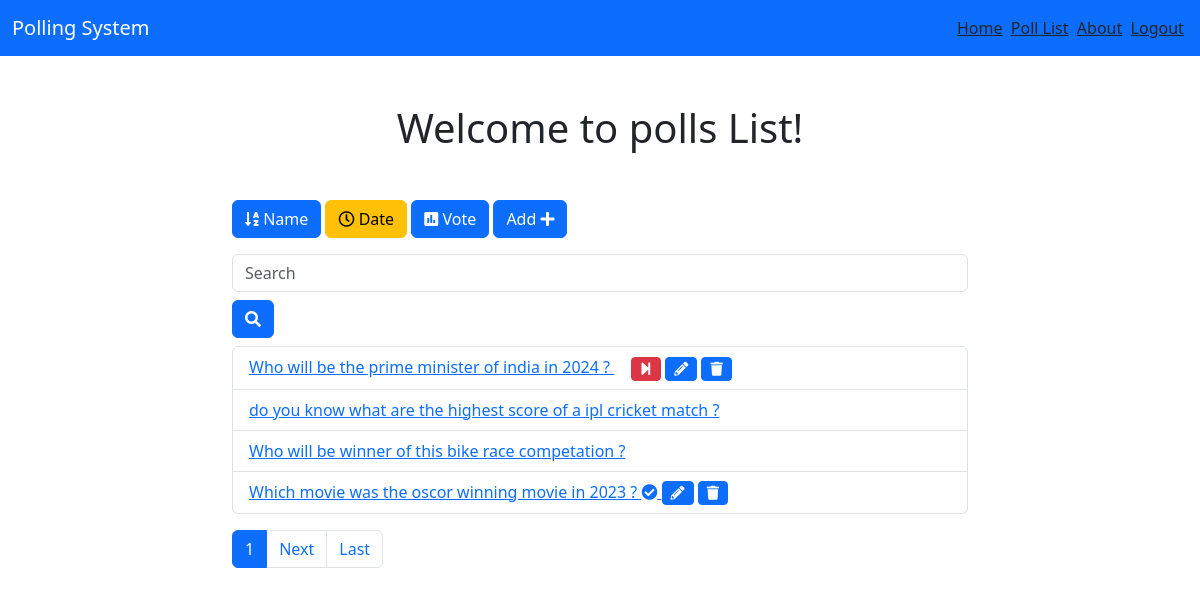
The app's page /polls/poll-list/?date=True (signed in), older data.
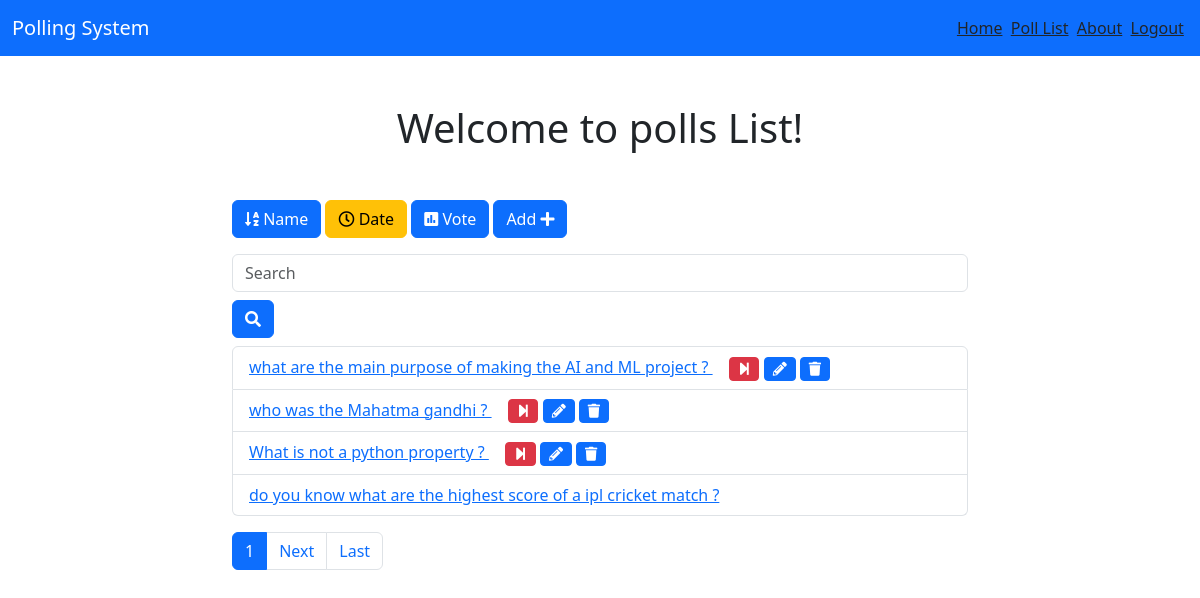
The same page, newer data.
### poll/models.py (models this page shows, shortened)
class Poll(models.Model):
    owner = models.ForeignKey(User, on_delete=models.CASCADE)
    text = models.TextField()
    pub_date = models.DateTimeField(default=timezone.now)
    active = models.BooleanField(default=True)
    created_at = models.DateTimeField(auto_now_add=True)

### poll/views.py (the view)
# urls.py: path('poll-list/',Poll_list.as_view(),name="poll-list"),
class Poll_list(View):
    @method_decorator(login_required(login_url='accounts:login'))
    def get(self,request):
        all_polls = Poll.objects.all()
        search_term = ''
        if 'name' in request.GET:
            all_polls = all_polls.order_by('text')
        if 'date' in request.GET:
            all_polls = all_polls.order_by('-pub_date')
        if 'vote' in request.GET:
            all_polls = all_polls.annotate(Count('vote')).order_by('vote__count')
        if 'search' in request.GET:
            search_term = request.GET['search']
            all_polls = all_polls.filter(text__icontains=search_term)
        paginator = Paginator(all_polls, 4)
        page = request.GET.get('page')
        polls = paginator.get_page(page)
        get_dict_copy = request.GET.copy()
        params = get_dict_copy.pop('page', True) and get_dict_copy.urlencode()
        context = {
            'polls': polls,
            'params': params,
            'search_term': search_term,
        }
        print(polls)
        return render(request,'poll-list.html',context)

### poll/templates/poll-list.html (shortened to what this page needs)
{% include "header.html" %}
<div class="container">
    <div class="row">
        <div class="col-md-8 offset-sm-2">
            <h1 class="text-center mt-5 mb-5">Welcome to polls List!</h1>
            <a class="btn btn-{% if 'name' in request.GET %}warning{% else %}primary{% endif %} mb-3" href="?name=True"
                role="button"><i class="fas fa-sort-alpha-down"></i>
                Name</a>
            <a class="btn btn-{% if 'date' in request.GET %}warning{% else %}primary{% endif %} mb-3" href="?date=True"
                role="button"><i class="far fa-clock"></i> Date</a>
            <a class="btn btn-{% if 'vote' in request.GET %}warning{% else %}primary{% endif %} mb-3" href="?vote=True"
                role="button"><i class="fas fa-poll"></i> Vote</a>
            <a class="btn btn-primary mb-3 float-right" href="{% url 'poll:add' %}" role="button">Add <i
                    class="fas fa-plus"></i></a>
            <form class="form-inline">
                <div class="form-group mr-sm-2 mb-2">
                    <input type="search" class="form-control" name="search" placeholder="Search"
                        value="{{ search_term }}">
                </div>
                <button type="submit" class="btn btn-primary mb-2"><i class="fas fa-search"></i></button>
            </form>
            <ul class="list-group">
                {% for poll in polls %}
                <li class="list-group-item">
                    <a href="{% url 'poll:poll-details' poll.id %}">{{ poll.text }}
                        {% if not poll.active %}
                        <i class="fas fa-check-circle ml-2"></i>
                        {% endif %}
                    </a>
                    {% if request.user == poll.owner %}
                    {% if poll.active %}
                    <a href="{% url 'poll:end-poll' poll.id %}" class="ml-3" data-toggle="tooltip" data-placement="top"
                        title="End Poll" onclick="return confirm('Are you sure to end this poll ?')"><i
                            class="fas fa-step-forward float-right btn btn-danger btn-sm"></i></a>
                    {% endif %}
                    <a href="{% url 'poll:poll-edit' poll.id %}" class="mr-3" data-toggle="tooltip" data-placement="top"
                        title="Edit Poll"><i class="fas fa-pencil-alt float-right btn btn-primary btn-sm mr-1"></i></a>
                    <a href="{% url 'poll:poll-delete' poll.id %}" class="mr-3" data-toggle="tooltip"
                        data-placement="top" title="Delete Poll">
                        <i class="fa fa-trash btn btn-primary btn-sm mr-1"></i>
                    </a>
                    {% endif %}
                </li>
                {% endfor %}
            </ul>
            {% if polls.paginator.num_pages > 1 %}
            <nav class="mt-3">
                <ul class="pagination">
                    <li class="page-item active"><a class="page-link" href="">{{ polls.number }}</a></li>
                    {% if polls.has_next %}
                    <li class="page-item"><a class="page-link"
                            href="?page={{ polls.next_page_number }}&{{ params }}">Next</a></li>
                    <li class="page-item"><a class="page-link"
                            href="?page={{ polls.paginator.num_pages }}&{{ params }}">Last</a></li>
                    {% endif %}
                </ul>
            </nav>
            {% endif %}
        </div>
    </div>
</div>
{% include "footer.html" %}

### accounts/templates/header.html (shortened to what this page needs)
{% load static %}
<!DOCTYPE html>
<html lang="en">
<head>
    <link href="https://cdn.jsdelivr.net/npm/bootstrap@5.3.3/dist/css/bootstrap.min.css" rel="stylesheet"
>
    <link rel="stylesheet" href="https://cdnjs.cloudflare.com/ajax/libs/font-awesome/5.15.4/css/all.min.css">
    <link rel="stylesheet" type="text/css" href="{% static 'css/style1.css' %}">
</head>
<body>
    <nav class="navbar bg-primary   ">
        <div class="container-fluid  ">
            <a class="navbar-brand text-white ">Polling System</a>
            {% if user.is_authenticated %}
            <div class="nav-links ">
                <a class="text-body " href="{% url 'accounts:home' %}">Home</a>&nbsp;
                <a class="text-body " href="{% url 'poll:poll-list' %}">Poll List</a>&nbsp;
                <a class="text-body " href="{% url 'accounts:about' %}">About</a>&nbsp;
                <a class="text-body " href="{% url 'accounts:logout' %}">Logout</a>&nbsp;
            </div>
            {% else %}
            <div class="nav-links ">
                <a class="text-body " href="{% url 'accounts:home' %}">Home</a>&nbsp;
                <a class="text-body " href="{% url 'accounts:login' %}">Login</a>&nbsp;
                <a class="text-body " href="{% url 'accounts:register' %}">Register</a>&nbsp;
            </div>
            {% endif %}
        </div>
    </nav>

### accounts/templates/footer.html (shortened to what this page needs)
</body>
</html>

Row changes from the older to the newer data that the page shows:
removed Poll: text "Who will be the prime minister of india in 2024 ?", active True (drawn)
no longer on this page (row unchanged): Poll: text "Who will be winner of this bike race competation ?"
no longer on this page (row edited): Poll: text "Which movie was the oscor winning movie in 2023 ?", active False (drawn)
added Poll: text "what are the main purpose of making the AI and ML project ?", active True (drawn)
added Poll: text "who was the Mahatma gandhi ?", active True (drawn)
added Poll: text "What is not a python property ?", active True (drawn)
